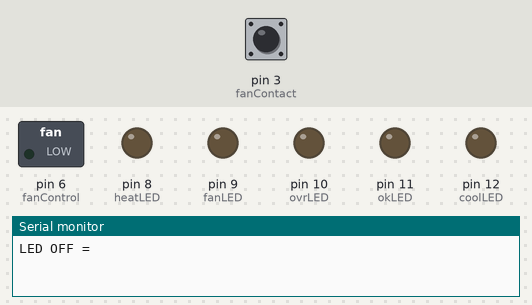
The sketch below on a simulated Arduino Uno, built with avr-gcc and run on an emulated ATmega328P. Shown: switched loads named in the sketch (green lamp = pin HIGH), output pins drawn as LEDs (lit = HIGH), the last lines printed to the serial monitor. The test bench sets the inputs (shaded band); at power-on: pin 3 (fanContact) HIGH.

Above: at 0.5 s.
At 3.5 s:
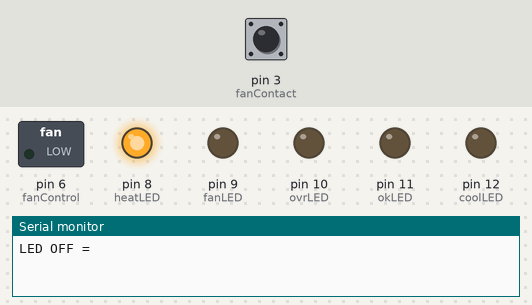
At 5.5 s:
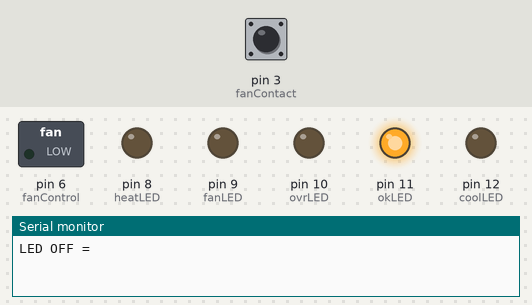
At 7.5 s:
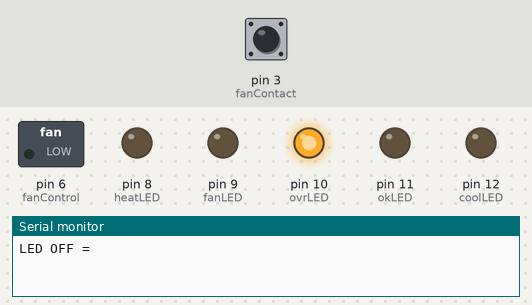
At 9.5 s:
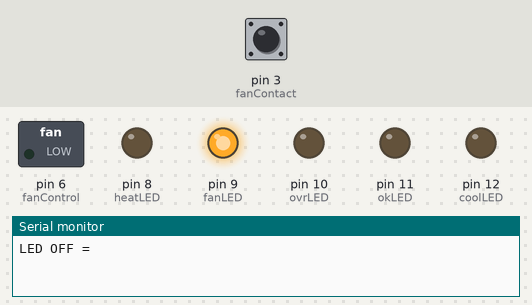
At 11.5 s:
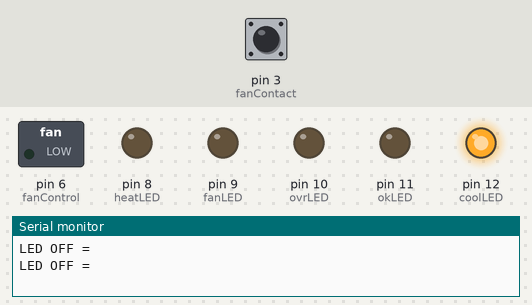
Timing chart, 0 to 13.0 s (numbered marks = the images above):
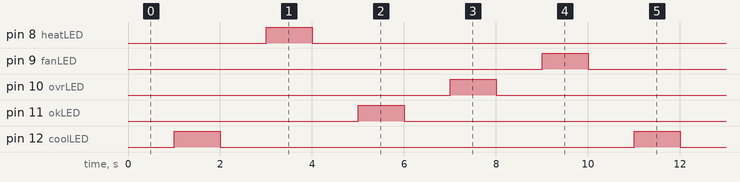

The sketch:

Fan6.ino
```cpp
/*
Fan Controller Code Version 0.6
Designed to run on an Trinket Pro processor board

This version combines the Thermistor Sensor Reading and the Thermistor Convert functions into
1 function
readSensor() function has been deleted

I/O DEFINITIONS

A1 - Ambient Temperature Thermistor
A2 - Battery Temperature Thermistor
A0 - Battery Voltage
D3 - Fan contact input (INT1 pin)
D4 - Fan Rotor
D5 - 24V/12V select
D6 - Fan On/Off Control PWM
D9 - Fan LED
D10 -Fan Override LED
D11 -Operating Mode LED Grn OK
D12 -Operating Mode LED Blue Cooling
D8  -Operating Mode LED Red Heating
*/


/*----------------------------------------------------------
 *                      Define Variables
 *----------------------------------------------------------- */

 const int fanContact = 3; //INT 1
 const int fanRotor = 4;
 const int fanControl = 6; //PWM
 const int okLED = 11; //green operating mode LED
 const int heatLED = 8; //red heat LED
 const int coolLED = 12; //blue coolLED
 const int fanLED = 9; //green fan LED
 const int ovrLED = 10; //amber override LED
 const int batterySelect = 5;  //select 12 or 24 volt battery
 //const int battVoltage = A0; // analog input battery voltage
 //const int thermistorAmb = A1; //analog input ambient temperature measurement
 //const int thermistorBatt = A2; //analog input battery temperature measurement
 const int thermistorNominal=10000;
 const int temperatureNominal=25;
 const int bCoefficient=3950;
 const int seriesResistor=10000;//nominal value,measure for better accuracy
 int coolLEDState = LOW; //used in LED flash code
 int heatLEDState = LOW;
 int okLEDState = LOW;
 int fanLEDState = LOW;
 int ovrState = LOW;
 int stateCounter = 0; //counter incremented by TIMER INT ISR
 byte operatingState = 0; //set operating mode to OK
 float sensorValue = 0.0; //should this be float or int?
 float battVolt = 0.0;        //battery voltage
 float battTemperature = 0.0; //main system battery temperature
 float ambTemperature = 0.0; //main system battery enclosure temperature
 float steinhart = 0.0;
 //float temperature = 0.0;
 boolean fanOn = false;      //fan status running/not running
 boolean fanFault = false;  //fan locked rotor signal HIGH == locked rotor
 boolean thermistorFault = false; //used in thermistor check
 boolean voltageFault = false; //used in low voltage disconnect
 boolean fanOvrState = false; //fan overide contact close to run fan
 unsigned long startTime = 0; //used in delay timers
 unsigned long delay333 = 333; //delay 333ms

//End of Variables Definition -------------------------


/*----------------------------------------------
 * FUNCTION DEFINITIONS & ISRs
 -----------------------------------------------*/

//measure battery voltage
float measureVoltage() {
sensorValue=0.0;
for (int i=0; i<5; i++) {
     sensorValue = sensorValue + analogRead(A0);
     delay(10);
   }
sensorValue=sensorValue/5.0;
battVolt = (sensorValue *0.00488*3.0); //voltage scaled to 15V full scale
return battVolt;
} //end of measureVoltage()

//measure ambient temperature
float measureAmbTemp() {
sensorValue=0.0;
for (int i=0; i<5; i++) {
     sensorValue = sensorValue + analogRead(A1);
     delay(10);
   }
sensorValue=sensorValue/5;   //Average of 5 readings
sensorValue = 1023 / sensorValue - 1;
  sensorValue = seriesResistor / sensorValue;
  steinhart = sensorValue / thermistorNominal;     // (R/Ro)
  steinhart = log(steinhart);                  // ln(R/Ro)
  steinhart /= bCoefficient;                   // 1/B * ln(R/Ro)
  steinhart += 1.0 / (temperatureNominal + 273.15); // + (1/To)
  steinhart = 1.0 / steinhart; // Invert
  steinhart -= 273.15;  // convert to C
  steinhart = steinhart * 9.0 / 5.0 +32.0;         // convert to F
  ambTemperature = steinhart;
  return ambTemperature;
} //end of measureAmbTemp()

//measure battery temperature
float measureBattTemp() {
sensorValue=0.0;
for (int i=0; i<5; i++) {
     sensorValue = sensorValue + analogRead(A2);
     delay(10);
   }
sensorValue=sensorValue/5;  // should this be 5.0?
sensorValue = 1023 / sensorValue - 1;
  sensorValue = seriesResistor / sensorValue;
  steinhart = sensorValue / thermistorNominal;     // (R/Ro)
  steinhart = log(steinhart);                  // ln(R/Ro)
  steinhart /= bCoefficient;                   // 1/B * ln(R/Ro)
  steinhart += 1.0 / (temperatureNominal + 273.15); // + (1/To)
  steinhart = 1.0 / steinhart; // Invert
  steinhart -= 273.15;  // convert to C
  steinhart = steinhart * 9.0 / 5.0 +32.0;         // convert to F
  battTemperature = steinhart;
  return battTemperature;
} //end of measureBattTemp()


/*fan slow ramp turn on function - 1 second ramp
 * currently this function is not used
void fanRampOn(){
   digitalWrite(fanLED, HIGH); //turn on fan LED
   fanOn = true; //set fan on state to true
   analogWrite(fanControl,64);
   startTime = millis(); //set startTime for delay loop
   while ((startTime + delay333) > millis() ) {
   } //333 mS delay
   analogWrite(fanControl,128);
   startTime = millis(); //set startTime for delay loop
   while ((startTime + delay333) > millis() ) {
   } //333 mS delay
   analogWrite(fanControl,192);
   startTime = millis(); //set startTime for delay loop
   while ((startTime + delay333) > millis() ) {
   } //333 mS delay
   analogWrite(fanControl,255); //fan on to 100%
}
*/

/* check operating state function
this function will read battery temperature and set the operating
mode to:
1 = OK
2 = cool
3 = cooling desired
4 = heat
5 = heat desired
6 = low voltage fault
7 = thermistor fault
8 = fan fault
*/


// Probably will eliminate or rewrite this function to be  replaced with Timer ISR?

byte checkOperatingState() {
measureVoltage(); //measure voltage
measureAmbTemp(); //measure ambient temperature
measureBattTemp(); //measure battery temperature

if (battVolt < 10.0) {
	operatingState = 6;}
if ((battTemperature > 200.0) || (ambTemperature > 200.0) || (battTemperature < -20.0) || (ambTemperature < -20.0)){
		    operatingState=7;}
if ((battTemperature >= 50.0) && (battTemperature <= 75.0)) {
            operatingState = 1;} //OK Mode
if ((battTemperature > 75.0) && ((battTemperature - ambTemperature) > 5.0)){
      operatingState = 2;} //cool mode
if ((battTemperature < 50.0) && ((ambTemperature - battTemperature) > 5.0)){
            operatingState = 4;} //heat mode
return operatingState;
} //closing brace for check operating mode function


//ISR Routines  VARIBALE NAMES MUST BE CORRECTED
//user override contact ISR
byte fanOveride() { //user fan overide contact
digitalRead(fanContact);
if (fanContact == HIGH){
   operatingState = 8;
}
return fanOvrState;
}
//Timer Interrupt ISR
//Periodically measure voltage and temperture to
//determine operating state

/* ----------------------------------------------
                 SETUP LOOP
-------------------------------------------------*/

void setup() {
 pinMode(fanControl,OUTPUT); //PWM fan control
 digitalWrite(fanControl,LOW);
 pinMode(fanRotor,INPUT_PULLUP); //pin input for fan rotor lock
 pinMode(batterySelect,INPUT_PULLUP); //pin input for 12/24 V select
 pinMode(fanContact,INPUT_PULLUP); //input for manual fan ON contact
 pinMode(okLED,OUTPUT); // green operating mode OK LED
 digitalWrite(okLED,LOW);
 pinMode(heatLED,OUTPUT); // red heat operating mode LED
 digitalWrite(heatLED,LOW);
 pinMode(coolLED,OUTPUT); // blue cool operating mode LED
 digitalWrite(coolLED,LOW);
 pinMode(fanLED,OUTPUT); // green fan run LED
 digitalWrite(fanLED,LOW);
 pinMode(ovrLED,OUTPUT); // amber override LED
 digitalWrite(ovrLED,LOW);
 //set up external interrupts
 attachInterrupt (1, fanOveride, CHANGE);  // attach overide ISR

analogReference(DEFAULT);
Serial.begin(9600);  //to be removed after testing


} //closing brace for setup loop

/*---------------------------------------------
                    MAIN LOOP
----------------------------------------------*/
void loop() {
digitalWrite(coolLED,LOW);
digitalWrite(heatLED,LOW);
digitalWrite(okLED,LOW);
digitalWrite(ovrLED,LOW);
digitalWrite(fanLED,LOW);
Serial.println("LED OFF = "); //for debug
delay(1000);
digitalWrite(coolLED,HIGH);
delay(1000);
digitalWrite(coolLED,LOW);
delay(1000);
digitalWrite(heatLED,HIGH);
delay(1000);
digitalWrite(heatLED,LOW);
delay(1000);
digitalWrite(okLED,HIGH);
delay(1000);
digitalWrite(okLED,LOW);
delay(1000);
digitalWrite(ovrLED,HIGH);
delay(1000);
digitalWrite(ovrLED,LOW);
delay(1000);
digitalWrite(fanLED,HIGH);
delay(1000);
digitalWrite(fanLED,LOW);

/*
//measure voltage
measureVoltage();


//measure ambient temperature
measureAmbTemp();
Serial.print("Amb Temp = ");//for debug
Serial.println(ambTemperature); //for debug

//measure battery temperature
measureBattTemp();
Serial.print("Batt Temp = "); //for debug
Serial.println(battTemperature); //for debug
delay(2000);


//
digitalWrite(coolLED,HIGH);
delay(1000);
digitalWrite(coolLED,LOW);
digitalWrite(heatLED,HIGH);
delay(1000);
digitalWrite(heatLED,LOW);
digitalWrite(okLED,HIGH);
delay(1000);
digitalWrite(okLED,LOW);
digitalWrite(ovrLED,HIGH);
delay(1000);
digitalWrite(ovrLED,LOW);
digitalWrite(fanLED,HIGH);
digitalWrite(coolLED,HIGH);
digitalWrite(fanControl,HIGH);
delay(5000);
digitalWrite(fanControl,LOW);
digitalWrite(fanLED,LOW);
digitalWrite(coolLED,LOW);
delay(10000);
// Next step -
//rewrite checkoperatingstate function and verify that works, then convert it to TIMER ISR
//
*/
} //closing brace for main loop
```

Measured:
- by itself, pin 8 (heatLED), pin 9 (fanLED), pin 10 (ovrLED), pin 11 (okLED), pin 12 (coolLED): alternates HIGH for 1.0 s and LOW for 9.0 s
- by itself, everything shown: repeats every 10.0 s, in 10 steps
